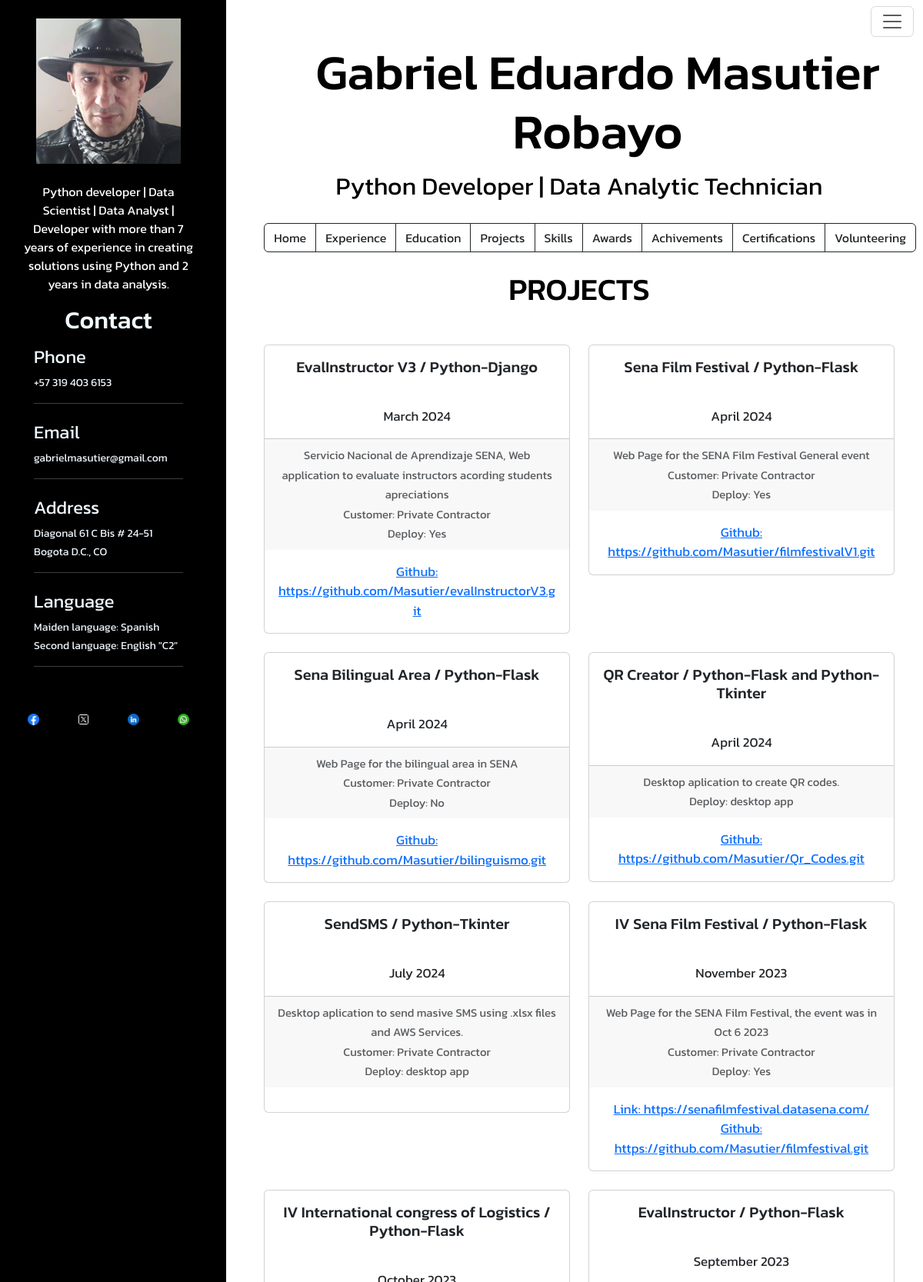
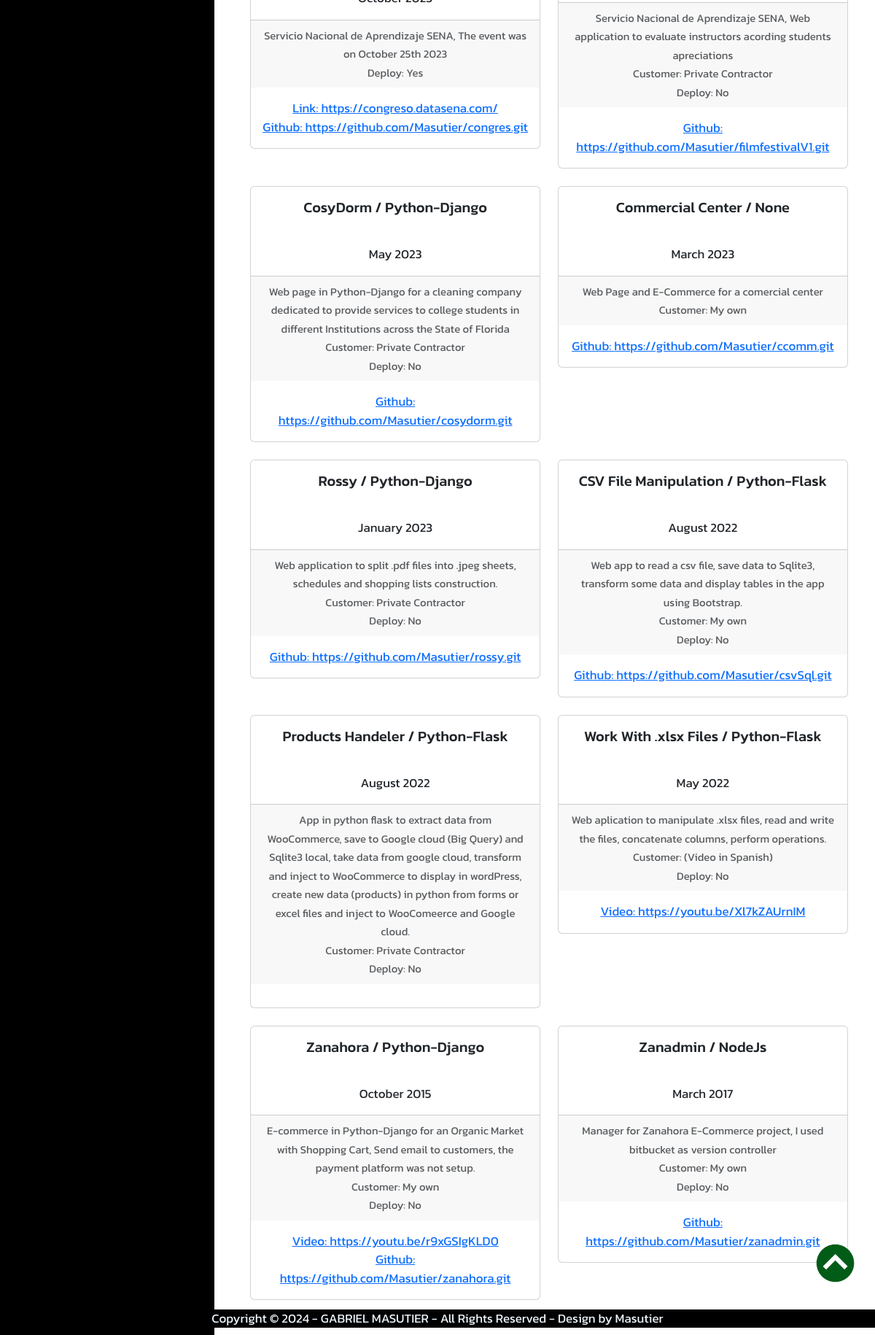
Screenshot of /project with the database file from the repository (2 pictures, top to bottom).
### tables this page shows
CREATE TABLE "usersInfo" (
"firstName" TEXT,
  "lastName" TEXT,
  "email" TEXT,
  "contry_code" INTEGER,
  "phone" TEXT,
  "addres" TEXT,
  "state" TEXT,
  "contry" TEXT,
  "profession" TEXT,
  "footer_name" TEXT,
  "Footer_date" INTEGER,
  "profile" TEXT,
  "profile1" TEXT,
  "descripcion1" TEXT,
  "descripcion2" TEXT,
  "descripcion3" TEXT,
  "descripcion4" TEXT,
  "descripcion5" REAL,
  "facebook" TEXT,
  "twitter" TEXT,
  "linkedin" TEXT,
  "whatsapp" TEXT,
  "img" TEXT,
  "idioma1" TEXT,
  "idioma2" TEXT,
  "nivel_idioma2" TEXT,
  "idioma3" REAL,
  "nivel_idioma3" REAL
);

CREATE TABLE "Projects" (
"project" TEXT,
  "lenguaje" TEXT,
  "date" TIMESTAMP,
  "status" TEXT,
  "description" TEXT,
  "remarks" TEXT,
  "deploy" TEXT,
  "video" TEXT,
  "links" TEXT,
  "github" TEXT
);

### app.py (the view)
@app.route("/project")
def project():
    getUserInfo = personalData()
    conn = db_conn()
    getProjects = conn.execute("SELECT * FROM Projects").fetchall()
    conn.close()
    return render("dashboard/project/project.html", title="Projects", getUserInfo=getUserInfo, getProjects=getProjects)

### app.py (called while the page is built)
def personalData():
    conn = db_conn()
    getUserInfo = conn.execute("SELECT * FROM usersInfo").fetchone()
    conn.commit()
    conn.close()
    return getUserInfo

### instance/dbs.py (called while the page is built)
def db_conn():
    conn = sql3.connect('instance/masutier.db')
    conn.row_factory = sql3.Row
    return conn

### templates/dashboard/project/project.html (shortened to what this page needs)
{% extends 'layout.html' %}
{% block content %}
    <h1 class="mt-4 mb-5">PROJECTS</h1>
    <div class="col-11 mx-auto">
        <div class="row row-cols-1 row-cols-md-2 g-4">
            {% for project in getProjects %}
                <div class="col">
                    <div class="card">
                        <div class="card-body">
                            <h5 class="card-title">{{ project.0 }} / {{ project.1 }}</h5>
                        </div>
                        <div class="card-body">
                            <p class="card-text">{{ moment(project.2).format('MMMM YYYY') }}</p>
                        </div>
                        <div class="card-footer">
                            <small class="text-body-secondary">{{ project.4 }}</small> <br>
                            {% if project.5 != None %}
                            <small class="text-body-secondary">Customer: {{ project.5 }}</small> <br>
                            {% endif %}
                            {% if project.6 != None %}
                            <small class="text-body-secondary">Deploy: {{ project.6 }}</small>
                            {% endif %}
                        </div>
                        <div class="card-body">
                            {% if project.7 != None %}
                            <a href="{{ project.7 }}" target="_blank"><p class="card-text">Video: {{ project.7 }}</p></a>
                            {% endif %}
                            {% if project.8 != None %}
                            <a href="{{ project.8 }}" target="_blank"><p class="card-text">Link: {{ project.8 }}</p></a>
                            {% endif %}
                            {% if project.9 != None %}
                            <a href="{{ project.9 }}" target="_blank"><p class="card-text">Github: {{ project.9 }}</p></a>
                            {% endif %}
                        </div>
                    </div>
                </div>
            {% endfor %}
        </div>
    </div>
{% endblock %}

### templates/layout.html (shortened to what this page needs)
<!DOCTYPE html>
<html lang=en>
    <head>
        <link href="https://cdn.jsdelivr.net/npm/bootstrap@5.3.0-alpha2/dist/css/bootstrap.min.css" rel="stylesheet">
        <link rel="stylesheet" type="text/css" href="static/css/bootstrap.css">
        <link rel="stylesheet" type="text/css" href="static/css/all.css">
    </head>
    <body>
        <div class="col-12 mx-auto">
            <div class="row">
                <div class="col-3 mx-auto back-black ">
                    {% include 'partials/leftSide.html' %}
                </div>
                <div class="col-9 mx-auto mb-5 c">
                    <div class="col-12 mx-auto">
                        {% include 'partials/navbar.html' %}
                        {% include 'partials/banner.html' %}
                        {% include 'partials/submenu.html' %}
                    </div>
                    {% block content %} {% endblock %}
                </div>
            </div>
        </div>
        {% include 'partials/footer.html' %}
        {% include 'partials/backtop.html' %}
    </body>
</html>

### templates/partials/leftSide.html
<div class="col-11 mx-auto">
    <div class="col-11 mx-auto">
        <img class="p-4 imgred" src="static/img/img/gabriel.jpg" alt="">
    </div>
    <div class="col-11 mx-auto">
        <p class="smalltxt txtcolw c">{{ getUserInfo.12 }}</p>
    </div>
    <div class="col-11 mx-auto mt-3">
        <h5 class="maintxt c">Contact</h5>
    </div>
    <div class="col-9 mx-auto">
        <P class="subtxt"><small>Phone</small></P>
        <P class="smalltxt"><small>+{{ getUserInfo.3 }} {{ getUserInfo.4 }}</small></P>
        <hr>
        <P class="subtxt"><small>Email</small></P>
        <P class="smalltxt"><small>{{ getUserInfo.2 }}</small></P>
        <hr>
        <P class="subtxt"><small>Address</small></P>
        <P class="smalltxt"><small>{{ getUserInfo.5 }}</small></P>
        <P class="smalltxt"><small>{{ getUserInfo.6 }}, {{ getUserInfo.7 }}</small></P>
        <hr>
    </div>
    <div class="col-9 mx-auto">
        <P class="subtxt"><small>Language</small></P>
        <P class="smalltxt"><small>Maiden language: {{ getUserInfo.23 }}</small></P>
        <P class="smalltxt"><small>Second language: {{ getUserInfo.24 }} "{{ getUserInfo.25 }}"</small></P>
        <hr>
    </div>
    <div class="col-11 mx-auto mt-5 mb-5">
        <div class="row">
            <div class="col-3 mx-auto">
                <a class="btn btn-social btn-facebook" href="{{ getUserInfo.18 }}" target="_blank">
                    <img class="imgred" src="static/img/redes/facebook.png" alt="">
                </a>
            </div>
            <div class="col-3 mx-auto">
                <a class="btn btn-social btn-facebook" href="{{ getUserInfo.19 }}" target="_blank">
                    <img class="imgred" src="static/img/redes/twitter.png" alt="">
                </a>
            </div>
            <div class="col-3 mx-auto">
                <a class="btn btn-social btn-facebook" href="{{ getUserInfo.20 }}" target="_blank">
                    <img class="imgred" src="static/img/redes/linkedin.png" alt="">
                </a>
            </div>
            <div class="col-3 mx-auto">
                <a class="btn btn-social btn-facebook" href="{{ getUserInfo.21 }}" target="_blank">
                    <img class="imgred" src="static/img/redes/whatsapp.png" alt="">
                </a>
            </div>
        </div>
    </div>
</div>

### templates/partials/navbar.html (shortened to what this page needs)
<nav class="navbar" style="background-color: #fff;">
    <div class="container-fluid">
        <button class="navbar-toggler" type="button" data-bs-toggle="offcanvas" data-bs-target="#offcanvasNavbar" aria-controls="offcanvasNavbar" aria-label="Toggle navigation">
            <span class="navbar-toggler-icon"></span>
        </button>
    </div>
</nav>

### templates/partials/banner.html
<h1 class="supertxt ms-5">{{ getUserInfo.0 }} {{ getUserInfo.1 }}</h1>
<div class="col-11 mx-auto">
    <p class="maintxt">{{ getUserInfo.8 }}</p>
</div>

### templates/partials/submenu.html
<div class="col-11 mx-auto mt-4 mb-4">
    <div class="btn-group">
        <a href="/" class="btn btn-outline-dark" aria-current="page">Home</a>
        <a href="/experience" class="btn btn-outline-dark" aria-current="page">Experience</a>
        <a href="/education" class="btn btn-outline-dark">Education</a>
        <a href="/project" class="btn btn-outline-dark">Projects</a>
        <a href="/skills" class="btn btn-outline-dark">Skills</a>
        <a href="/awards" class="btn btn-outline-dark">Awards</a>
        <a href="/achivements" class="btn btn-outline-dark">Achivements</a>
        <a href="/certifications" class="btn btn-outline-dark">Certifications</a>
        <a href="/volunteer" class="btn btn-outline-dark">Volunteering</a>
    </div>
</div>

### templates/partials/footer.html
<div class="col-md-12 mx-auto back-black b-fixed c">
    Copyright © 2024 <span>- {{ getUserInfo.9 }} -</span> All Rights Reserved - Design by Masutier
</div>

### templates/partials/backtop.html
<div class="back-to-top">
    <a href="#">
        <img src="static/img/icons/back_to_top.png" class="backtotop" alt="Back to top">
    </a>
</div>

### static/css/all.css (style rules this page uses)
body { color: black; font-size: 17px; font-family: "Kanit", sans-serif; }
.c { text-align: center !important; }
.imgred { width: 100%; height: auto; border-style: none; -webkit-margin-bottom-collapse: initial; z-index: 1000; }
.b-fixed { position: fixed !important; bottom: 10px; z-index: 1; }
.back-black { color: aliceblue; background-color: black; }
.backtotop { width: 40pt; height: auto; position: fixed; bottom: 4.50rem; right: 1.75rem; z-index: 999; }
p { margin: 0; padding: 0; }
.supertxt { font-size: 4rem; }
.maintxt { font-size: 2rem; }
.subtxt { font-size: 1.7rem; }
.smalltxt { font-size: 1rem; }
.txtcolw { color: white; }

### rows the page displays
usersInfo: profile1 "Python developer | Data Scientist | Data Analyst | Developer with more than 7 years of experience in creating solutions using Python and 2 years in data analysis.", contry_code "57", phone "319 403 6153", email "gabrielmasutier@gmail.com", addres "Diagonal 61 C Bis # 24-51", state "Bogota D.C.", contry "CO", idioma1 "Spanish", idioma2 "English", nivel_idioma2 "C2", firstName "Gabriel Eduardo", lastName "Masutier Robayo", profession "Python Developer | Data Analytic Technician", footer_name "GABRIEL MASUTIER"
Projects: project "EvalInstructor V3", lenguaje "Python-Django", date "March 2024", description "Servicio Nacional de Aprendizaje SENA, Web application to evaluate instructors acording students apreciations", remarks "Private Contractor", deploy "Yes", github "https://github.com/Masutier/evalInstructorV3.git"
Projects: project "Sena Film Festival", lenguaje "Python-Flask", date "April 2024", description "Web Page for the SENA Film Festival General event", remarks "Private Contractor", deploy "Yes", github "https://github.com/Masutier/filmfestivalV1.git"
Projects: project "Sena Bilingual Area", lenguaje "Python-Flask", date "April 2024", description "Web Page for the bilingual area in SENA", remarks "Private Contractor", deploy "No", github "https://github.com/Masutier/bilinguismo.git"
Projects: project "QR Creator", lenguaje "Python-Flask and Python-Tkinter", date "April 2024", description "Desktop aplication to create QR codes.", deploy "desktop app", github "https://github.com/Masutier/Qr_Codes.git"
Projects: project "SendSMS", lenguaje "Python-Tkinter", date "July 2024", description "Desktop aplication to send masive SMS using .xlsx files and AWS Services.", remarks "Private Contractor", deploy "desktop app"
Projects: project "IV Sena Film Festival", lenguaje "Python-Flask", date "November 2023", description "Web Page for the SENA Film Festival, the event was in Oct 6 2023", remarks "Private Contractor", deploy "Yes", links "https://senafilmfestival.datasena.com/", github "https://github.com/Masutier/filmfestival.git"
Projects: project "IV International congress of Logistics", lenguaje "Python-Flask", date "October 2023", description "Servicio Nacional de Aprendizaje SENA, The event was on October 25th 2023", deploy "Yes", links "https://congreso.datasena.com/", github "https://github.com/Masutier/congres.git"
Projects: project "EvalInstructor", lenguaje "Python-Flask", date "September 2023", description "Servicio Nacional de Aprendizaje SENA, Web application to evaluate instructors acording students apreciations", remarks "Private Contractor", deploy "No", github "https://github.com/Masutier/filmfestivalV1.git"
Projects: project "CosyDorm", lenguaje "Python-Django", date "May 2023", description "Web page in Python-Django for a cleaning company dedicated to provide services to college students in different Institutions across the State of Florida", remarks "Private Contractor", deploy "No", github "https://github.com/Masutier/cosydorm.git"
Projects: project "Commercial Center", project "None", date "March 2023", description "Web Page and E-Commerce for a comercial center", remarks "My own", github "https://github.com/Masutier/ccomm.git"
Projects: project "Rossy", lenguaje "Python-Django", date "January 2023", description "Web application to split .pdf files into .jpeg sheets, schedules and shopping lists construction.", remarks "Private Contractor", deploy "No", github "https://github.com/Masutier/rossy.git"
Projects: project "CSV File Manipulation", lenguaje "Python-Flask", date "August 2022", description "Web app to read a csv file, save data to Sqlite3, transform some data and display tables in the app using Bootstrap.", remarks "My own", deploy "No", github "https://github.com/Masutier/csvSql.git"
Projects: project "Products Handeler", lenguaje "Python-Flask", date "August 2022", description "App in python flask to extract data from WooCommerce, save to Google cloud (Big Query) and Sqlite3 local, take data from google cloud, transform and inject to WooCommerce to display in wordPress, create new data (products) in python from forms or excel files and inject to WooComeerce and Google cloud.", remarks "Private Contractor", deploy "No"
Projects: project "Work With .xlsx Files", lenguaje "Python-Flask", date "May 2022", description "Web aplication to manipulate .xlsx files, read and write the files, concatenate columns, perform operations.", remarks "(Video in Spanish)", deploy "No", video "https://youtu.be/Xl7kZAUrnIM"
Projects: project "Zanahora", lenguaje "Python-Django", date "October 2015", description "E-commerce in Python-Django for an Organic Market with Shopping Cart, Send email to customers, the payment platform was not setup.", remarks "My own", deploy "No", video "https://youtu.be/r9xGSIgKLD0", github "https://github.com/Masutier/zanahora.git"
Projects: project "Zanadmin", lenguaje "NodeJs", date "March 2017", description "Manager for Zanahora E-Commerce project, I used bitbucket as version controller", remarks "My own", deploy "No", github "https://github.com/Masutier/zanadmin.git"
